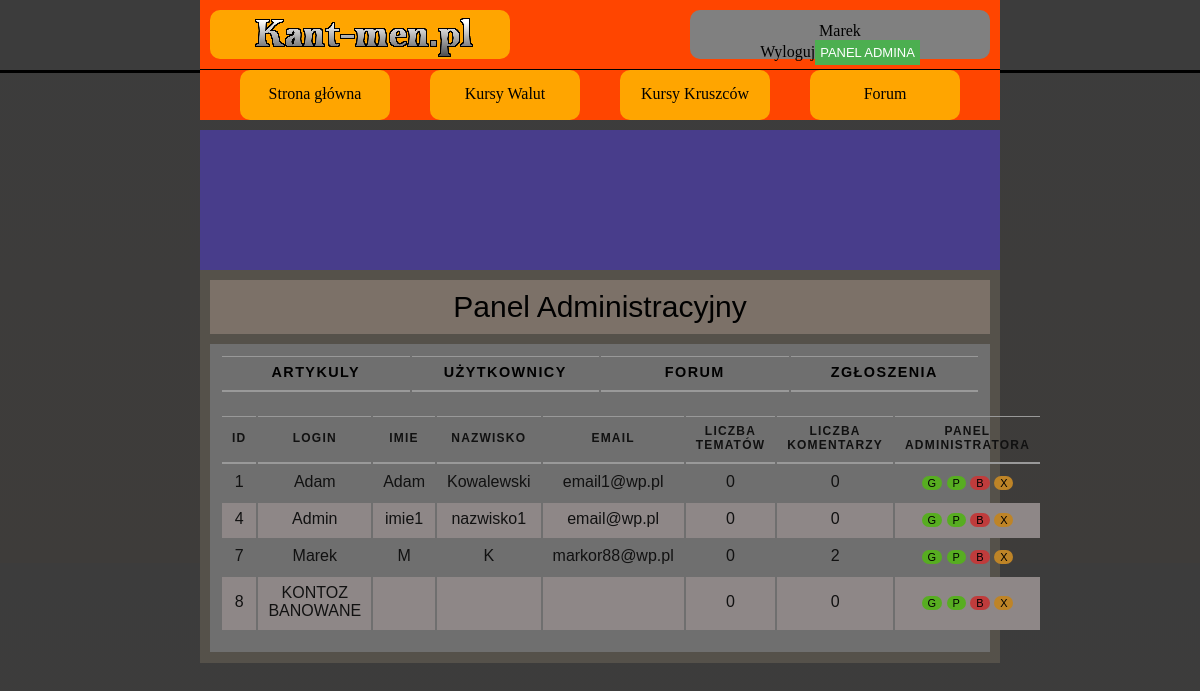
/panel_admin_u.php (signed in), run on the app's committed database.
### tables this page shows
CREATE TABLE `user` (
  `ID_USER` int(10) NOT NULL,
  `LOGIN` varchar(20) NOT NULL,
  `HASLO` char(255) NOT NULL,
  `IMIE` varchar(50) NOT NULL,
  `NAZWISKO` varchar(50) NOT NULL,
  `EMAIL` varchar(50) NOT NULL,
  `WIEK` int(10) NOT NULL,
  `MIASTO` varchar(50) NOT NULL,
  `KRAJ` varchar(50) NOT NULL,
  `OPIS_PROFILU` text DEFAULT NULL,
  `ZDJECIE` varchar(255) DEFAULT NULL,
  `STW_WATKI` int(10) NOT NULL DEFAULT 0,
  `LICZ_KOMENTARZY` int(10) NOT NULL DEFAULT 0,
  `UPRAWNIENIA` varchar(10) NOT NULL DEFAULT 'USER'
);

### panel_admin_u.php (the view, shortened to what this page needs)
<!DOCTYPE HTML>
<html>
<head>
    <link href="CSS/styleGlowne.css" rel="stylesheet" type="text/css">
    <link href="CSS/stylePanelAdmina.css" rel="stylesheet" type="text/css">
</head>
<body>
<?php
include_once('rysowanieMenu.php');
?>
<main>
    <article class="artykol">
        <div class="tytul_artykulu">
            Panel Administracyjny
        </div>
        <section class="sekcja">
            <table>
                <tr>
                    <th class="panel_artykuly">
                        <a href="panel_admin_a.php">Artykuly</a>
                    </th>
                    <th class="panel_uzytkownicy">
                        <a href="panel_admin_u.php">Użytkownicy</a>
                    </th>
                    <th class="panel_forum">
                        <a href="panel_admin_f.php">Forum</a>
                    </th>
                    <th class="panel_zgloszenia">
                        <a href="panel_admin_z.php">Zgłoszenia</a>
                    </th>
                </tr>
            </table>
                        <?php
                        require_once "polaczeniezMySQL.php";
                        $polaczenie = @new mysqli($host,$db_user,$db_password,$db_name);
                        if($polaczenie->connect_errno!=0)
                        {
                            echo "Error: ".$polaczenie->connect_errno;
                        }
                        else
                        {
                        $rezultat = $polaczenie->query("SELECT * FROM user");
                        if(!$rezultat)
                        {
                            throw new Exception($polaczenie->error);
                        }
                        else
                        {
                        $iterator = 0;
                        ?>
            <div class="tabliczki">
                <table>
                    <tr>
                        <th class="ID">ID</th>
                        <th class="uzytkownik_wst">Login</th>
                        <th class="uzytkownik_wst">Imie</th>
                        <th class="uzytkownik_wst">Nazwisko</th>
                        <th class="uzytkownik_wst">Email</th>
                        <th class="czas_wstawienia">Liczba tematów</th>
                        <th class="liczba_odwiedzin">Liczba Komentarzy</th>
                        <th class="panel_admin">Panel Administratora</th>
                    </tr>
                        <?php
                        while($row = mysqli_fetch_array($rezultat))
                        {
                            if(($iterator%2)==0)
                        {
                        ?>
                    <tr>
                        <td class="ID"><?php echo $row['ID_USER'];?></td>
                        <td class="uzytkownik_wst"><?php echo'<a href="profilowe.php?user='.$row['ID_USER'].'">'.$row['LOGIN'].'</a>';?></td>
                        <td class="uzytkownik_wst"><?php echo $row['IMIE'];?></td>
                        <td class="uzytkownik_wst"><?php echo $row['NAZWISKO'];?></td>
                        <td class="uzytkownik_wst"><?php echo $row['EMAIL'];?></td>
                        <td class="czas_wstawienia"><?php echo $row['STW_WATKI'];?></td>
                        <td class="liczba_odwiedzin"><?php echo $row['LICZ_KOMENTARZY'];?></td>
                        <td class="panel_admin">
                            <a><button type="button" class="mute_glowna" name="butt_glowna" method="post">G</button></a>
                            <a><button type="button" class="mute_glowna" name="butt_glowna" method="post">P</button></a>
                            <a><button type="button" class="ban_button" name="butt_ban" method="post">B</button></a>
                            <a ><button type="button" class="del_button" name="butt_del" method="post">X</button></a>
                        </td>
                    </tr>
                    <?php
                    }else{
                        ?>
                    <tr class="codrugi">
                        <td class="ID"><?php echo $row['ID_USER'];?></td>
                        <td class="uzytkownik_wst"><?php echo'<a href="profilowe.php?user='.$row['ID_USER'].'">'.$row['LOGIN'].'</a>';?></td>
                        <td class="uzytkownik_wst"><?php echo $row['IMIE'];?></td>
                        <td class="uzytkownik_wst"><?php echo $row['NAZWISKO'];?></td>
                        <td class="uzytkownik_wst"><?php echo $row['EMAIL'];?></td>
                        <td class="czas_wstawienia"><?php echo $row['STW_WATKI'];?></td>
                        <td class="liczba_odwiedzin"><?php echo $row['LICZ_KOMENTARZY'];?></td>
                        <td class="panel_admin">
                            <a><button type="button" class="mute_glowna" name="butt_glowna" method="post">G</button></a>
                            <a><button type="button" class="mute_glowna" name="butt_glowna" method="post">P</button></a>
                            <a><button type="button" class="ban_button" name="butt_ban" method="post">B</button></a>
                            <a ><button type="button" class="del_button" name="butt_del" method="post">X</button></a>
                        </td>
                    </tr>
                    <?php
                                            }
                                            $iterator++;
                                        }
                            }
                        }
                                        ?>
                </table>
            </div>
        </section>
    </article>
</main>
</body>
</html>

### CSS/styleGlowne.css (style rules this page uses)
body { background-color: white; justify-content: center; align-items: center; }
main { background-color: white; margin-left: auto; margin-right: auto; width: 1000px; height: auto; margin-top: 130px; align-items: center; }
a { text-decoration: none; color: inherit; }

### CSS/stylePanelAdmina.css (style rules this page uses)
body { background-image: linear-gradient(#3c3c3c, #3e3c3a); }
main { background-color: darkslateblue; width: 800px; }
.artykol { background-color:rgb(85, 81, 74); position:relative; top: 140px; padding-bottom: 1px; margin-bottom: 40px; margin-left: auto; margin-right: auto; }
.sekcja { position:relative; background-color: rgb(111, 111, 111); margin: 20px 10px 10px 10px; padding: 10px 10px 10px 10px; text-align: center; }
a { text-decoration: none; color: inherit; }
.tytul_artykulu { position: relative; background-color:rgb(124, 113, 104); width: auto; margin: 10px; padding: 10px; text-align: center; font-family: Impact,Arial,sans-serif; font-size: 30px; top: 10px; }
.tabliczki { color: #111111; margin: 20px auto 10px auto; }
table { width: 760px; font-family: Arial, Verdana, sans-serif; }
th, td { padding: 7px 10px 10px 10px; }
th { text-transform: uppercase; letter-spacing: 0.1em; font-size: 90%; border-bottom: 2px solid #999; border-top: 1px solid #999; text-align: center; }
tr.codrugi { background-color: #8e8787; }
td.panel_admin ,td.wstawione_memy,td.liczba_odwiedzin { text-align: center; }
th.panel_uzytkownicy, th.panel_forum, th.panel_artykuly, th.panel_zgloszenia { width: 25%; }
th.ID,th.uzytkownik_wst, th.czas_wstawienia,th.liczba_odwiedzin,th.panel_admin { font-size: 12px; }
.ban_button,.mute_button,.mute_glowna,.del_button,.mod_button { border: none; border-radius: 50px; transition: background .6s; font-size: 11px; }
.ban_button { background-color: #bf3c3c; }
.mute_glowna,.mute_button { background-color: #57ad21; }
.del_button { background-color: #be8427; }

### data on the page
user: ID_USER "1", LOGIN "Adam", IMIE "Adam", NAZWISKO "Kowalewski", EMAIL "email1@wp.pl", STW_WATKI "0", LICZ_KOMENTARZY "0"
user: ID_USER "4", LOGIN "Admin", IMIE "imie1", NAZWISKO "nazwisko1", EMAIL "email@wp.pl", STW_WATKI "0", LICZ_KOMENTARZY "0"
user: ID_USER "7", LOGIN "Marek", IMIE "M", NAZWISKO "K", EMAIL "markor88@wp.pl", STW_WATKI "0", LICZ_KOMENTARZY "2"
user: ID_USER "8", LOGIN "KONTOZ BANOWANE", STW_WATKI "0", LICZ_KOMENTARZY "0"

### other printed values
$_SESSION['login_wyswietlanie'] "Marek"
